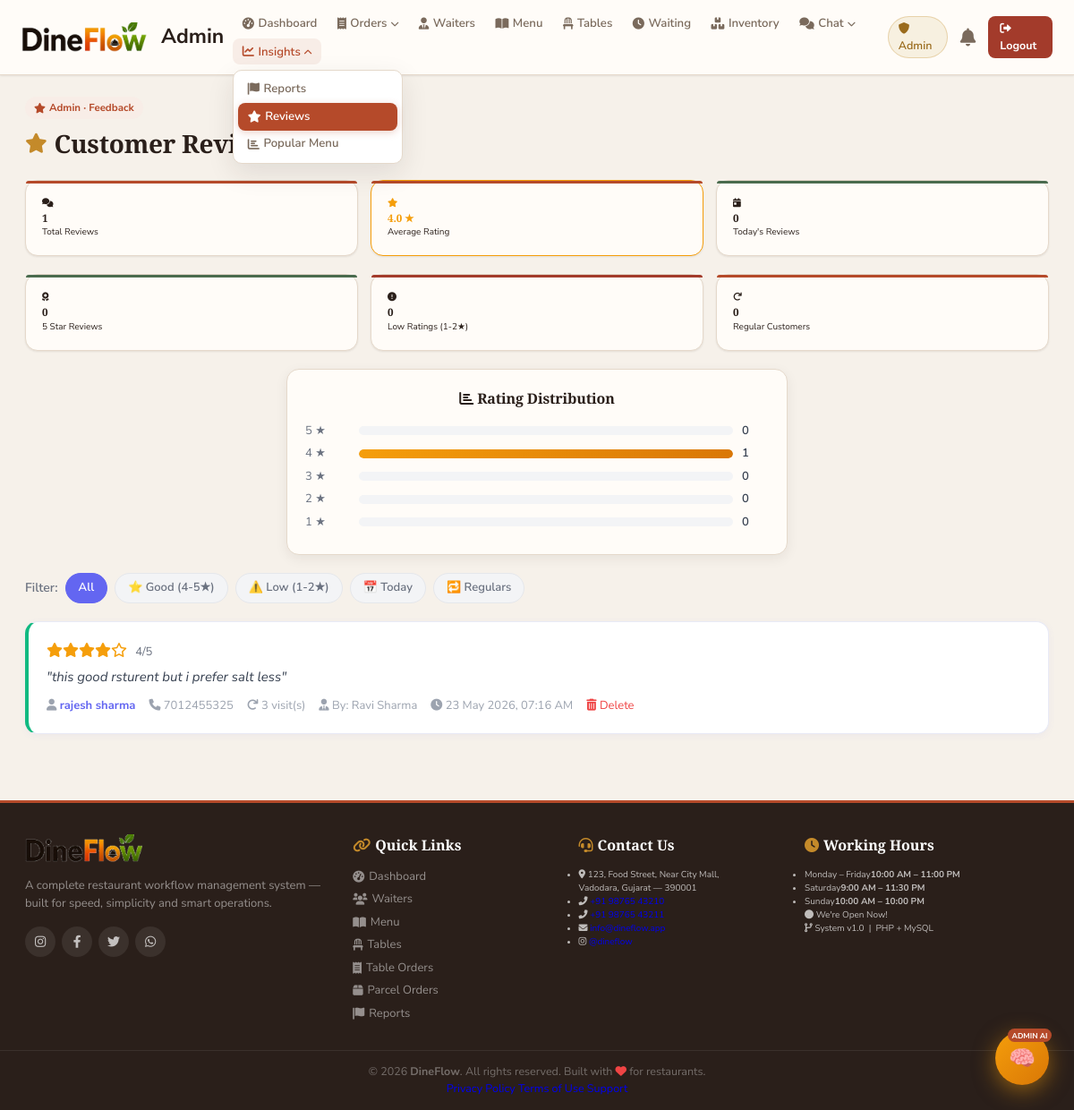
/admin_reviews.php (signed in), run on the app's committed database.
### tables this page shows
CREATE TABLE `customer_reviews` (
  `id` int(10) NOT NULL,
  `customer_name` varchar(100) NOT NULL,
  `mobile` varchar(15) NOT NULL,
  `visit_count` int(5) DEFAULT 1,
  `rating` tinyint(1) DEFAULT 5,
  `review` text NOT NULL,
  `waiter_id` int(10) NOT NULL,
  `waiter_name` varchar(50) NOT NULL,
  `added_at` timestamp NULL DEFAULT current_timestamp()
);

### admin_reviews.php (the view, shortened to what this page needs)
<?php
include 'config.php';
$total_reviews = mysqli_fetch_assoc(mysqli_query($conn,"SELECT COUNT(*) as c FROM `customer_reviews`"))['c'];
$avg_rating    = mysqli_fetch_assoc(mysqli_query($conn,"SELECT ROUND(AVG(rating),1) as a FROM `customer_reviews`"))['a'] ?? 0;
$five_star     = mysqli_fetch_assoc(mysqli_query($conn,"SELECT COUNT(*) as c FROM `customer_reviews` WHERE rating=5"))['c'];
$low_rating    = mysqli_fetch_assoc(mysqli_query($conn,"SELECT COUNT(*) as c FROM `customer_reviews` WHERE rating<=2"))['c'];
$today_reviews = mysqli_fetch_assoc(mysqli_query($conn,"SELECT COUNT(*) as c FROM `customer_reviews` WHERE DATE(added_at)=CURDATE()"))['c'];
$regulars      = mysqli_fetch_assoc(mysqli_query($conn,"SELECT COUNT(*) as c FROM `customer_reviews` WHERE visit_count>=5"))['c'];
$dist = [];
for($i=1;$i<=5;$i++){
   $dist[$i] = mysqli_fetch_assoc(mysqli_query($conn,"SELECT COUNT(*) as c FROM `customer_reviews` WHERE rating=$i"))['c'];
}
$filter = isset($_GET['filter']) ? $_GET['filter'] : 'all';
$where  = '';
$reviews = mysqli_query($conn,"SELECT * FROM `customer_reviews` $where ORDER BY added_at DESC");
?>
<!DOCTYPE html>
<html lang="en">
<head>
   <link rel="stylesheet" href="https://cdnjs.cloudflare.com/ajax/libs/font-awesome/6.0.0/css/all.min.css">
   <link rel="stylesheet" href="css/style.css">
</head>
<body>
<?php include 'admin_header.php'; ?>
<section>
   <div class="page-head"><span class="page-kicker"><i class="fas fa-star"></i> Admin · Feedback</span><h1><i class="fas fa-star"></i> Customer Reviews</h1></div>
   <div class="bento-grid cols-3">
      <div class="bento-tile"><i class="fas fa-comments"></i><h3><?php echo $total_reviews; ?></h3><p>Total Reviews</p></div>
      <div class="bento-tile" style="border-color:#f59e0b;"><i class="fas fa-star" style="color:#f59e0b;"></i><h3 style="color:#f59e0b;"><?php echo $avg_rating ?: 'N/A'; ?> ★</h3><p>Average Rating</p></div>
      <div class="bento-tile green"><i class="fas fa-calendar-day"></i><h3><?php echo $today_reviews; ?></h3><p>Today's Reviews</p></div>
   </div>
   <div class="bento-grid cols-3">
      <div class="bento-tile green"><i class="fas fa-award"></i><h3><?php echo $five_star; ?></h3><p>5 Star Reviews</p></div>
      <div class="bento-tile red"><i class="fas fa-exclamation-circle"></i><h3><?php echo $low_rating; ?></h3><p>Low Ratings (1-2★)</p></div>
      <div class="bento-tile"><i class="fas fa-redo"></i><h3><?php echo $regulars; ?></h3><p>Regular Customers</p></div>
   </div>
   <?php if($total_reviews > 0): ?>
   <div class="form-container" style="margin-bottom:2rem;padding:2rem;">
      <h3 style="font-size:1.6rem;margin-bottom:1.5rem;"><i class="fas fa-chart-bar"></i> Rating Distribution</h3>
      <?php for($i=5;$i>=1;$i--):
         $pct = $total_reviews > 0 ? ($dist[$i]/$total_reviews*100) : 0;
      ?>
      <div class="dist-bar">
         <span class="label"><?php echo $i; ?> ★</span>
         <div class="bar-wrap"><div class="bar-fill" style="width:<?php echo $pct; ?>%;"></div></div>
         <span class="count"><?php echo $dist[$i]; ?></span>
      </div>
      <?php endfor; ?>
   </div>
   <?php endif; ?>
   <div class="filter-row">
      <span style="font-size:1.4rem;font-weight:600;color:#6b7280;align-self:center;">Filter:</span>
      <a href="?filter=all"     class="<?php echo $filter=='all'    ?'active':''; ?>">All</a>
      <a href="?filter=good"    class="<?php echo $filter=='good'   ?'active':''; ?>">⭐ Good (4-5★)</a>
      <a href="?filter=bad"     class="<?php echo $filter=='bad'    ?'active':''; ?>">⚠️ Low (1-2★)</a>
      <a href="?filter=today"   class="<?php echo $filter=='today'  ?'active':''; ?>">📅 Today</a>
      <a href="?filter=regular" class="<?php echo $filter=='regular'?'active':''; ?>">🔁 Regulars</a>
   </div>
   <?php if(mysqli_num_rows($reviews) == 0): ?>
      <div style="text-align:center;padding:4rem;color:#9ca3af;font-size:1.6rem;">
         <i class="fas fa-star" style="font-size:3.5rem;display:block;margin-bottom:1rem;color:#fde68a;"></i>
         No reviews found.
      </div>
   <?php else: ?>
   <?php while($r = mysqli_fetch_assoc($reviews)):
      $card_class = $r['rating'] >= 4 ? 'good' : ($r['rating'] <= 2 ? 'bad' : '');
   ?>
   <div class="review-card <?php echo $card_class; ?>">
      <div class="stars">
         <?php for($i=1;$i<=5;$i++) echo $i<=$r['rating'] ? '<i class="fas fa-star"></i>' : '<i class="far fa-star"></i>'; ?>
         <span style="font-size:1.3rem;color:#6b7280;margin-left:.5rem;"><?php echo $r['rating']; ?>/5</span>
      </div>
      <div class="review-text">"<?php echo htmlspecialchars($r['review']); ?>"</div>
      <div class="meta">
         <span><i class="fas fa-user"></i> <strong style="color:#6366f1;"><?php echo htmlspecialchars($r['customer_name']); ?></strong></span>
         <?php if($r['mobile']): ?><span><i class="fas fa-phone"></i> <?php echo htmlspecialchars($r['mobile']); ?></span><?php endif; ?>
         <span><i class="fas fa-redo"></i>
            <?php $v=$r['visit_count']; echo $v>=10?'Regular (10+)':$v.' visit(s)'; ?>
         </span>
         <span><i class="fas fa-user-tie"></i> By: <?php echo htmlspecialchars($r['waiter_name']); ?></span>
         <span><i class="fas fa-clock"></i> <?php echo date('d M Y, h:i A', strtotime($r['added_at'])); ?></span>
         <form method="post" style="display:inline;" class="swal-confirm" data-msg="Delete this review?">
            <button type="submit" name="delete_review" style="background:none;color:#ef4444;cursor:pointer;font-size:1.3rem;"><i class="fas fa-trash-alt"></i> Delete</button>
         </form>
      </div>
   </div>
   <?php endwhile; ?>
   <?php endif; ?>
</section>
<?php include 'footer.php'; ?>
</body>
</html>

### css/style.css (style rules this page uses)
:root { --primary: #B54A2A; --primary-dark: #8E361C; --primary-light: #F8EDE7; --primary-mid: #D4785A; --secondary: #C48A2A; --secondary-dark: #9A6B1C; --secondary-light:#F7F0E0; --brand-dark: #2A1F1A; --brand-dark-2: #3D2E26; --success: #4A6B4E; --success-light: #E8F0E9; --danger: #A33B2B; --danger-light: #F8E8E5; --warning: #C48A2A; --warning-light: #F7F0E0; --info: #3D5A6C; --info-light: #E6EEF2; --bg: #F6F1EA; --bg-2: #EFE7DC; --card: #FFFCF8; --border: #E5D9CB; --border-2: #D2C3B0; --text: #2A1F1A; --text-2: #4A3B32; --text-muted: #7A6A5C; --text-light: #A09080; --shadow-sm: 0 1px 2px rgba(42,31,26,0.05), 0 1px 3px rgba(42,31,26,0.04); --shadow-md: 0 4px 14px rgba(42,31,26,0.07); --shadow-lg: 0 10px 30px rgba(42,31,26,0.1); --shadow-hover: 0 12px 28px rgba(181,74,42,0.12); --radius: 10px; --radius-lg: 14px; }
* { font-family: 'Nunito Sans', system-ui, sans-serif; margin: 0; padding: 0; box-sizing: border-box; outline: none; border: none; text-decoration: none; transition: background .15s ease, color .15s ease, border-color .15s ease, box-shadow .15s ease, transform .15s ease; }
html { font-size: 62.5%; overflow-x: hidden; }
body { background: var(--bg); color: var(--text); min-height: 100vh; line-height: 1.5; }
h1, h2, h3, .title, .page-head h1, .zone-head h2, .dash-hero h1, .order-item { font-family: 'Source Serif 4', Georgia, serif; letter-spacing: -0.01em; }
section { padding: 2.4rem 2.8rem; width: 100%; }
.page-head { margin-bottom: 2rem; }
.page-head .page-kicker { display: inline-flex; align-items: center; gap: .4rem; font-size: 1.15rem; font-weight: 700; color: var(--primary); background: var(--primary-light); padding: .35rem 1rem; border-radius: 999px; margin-bottom: .6rem; }
.page-head h1 { font-size: 2.8rem; font-weight: 700; color: var(--text); display: flex; align-items: center; gap: .8rem; margin-bottom: .3rem; }
.page-head h1 i { color: var(--secondary); font-size: 2.2rem; }
.stats-container, .bento-grid { display: grid; gap: 1.4rem; margin-bottom: 2rem; }
.stats-container.cols-3, .bento-grid.cols-3 { grid-template-columns: repeat(3, 1fr); }
.stat-box, .bento-tile { background: var(--card); border: 1px solid var(--border); border-radius: var(--radius-lg); padding: 1.8rem; position: relative; box-shadow: var(--shadow-sm); }
.stat-box::before, .bento-tile::after { content: ''; position: absolute; top: 0; left: 0; right: 0; height: 3px; background: var(--primary); border-radius: var(--radius-lg) var(--radius-lg) 0 0; }
.stat-box.green::before, .bento-tile.green::after { background: var(--success); }
.stat-box.red::before, .bento-tile.red::after { background: var(--danger); }
.form-container { max-width: 56rem; margin: 0 auto; background: var(--card); border: 1px solid var(--border); border-radius: var(--radius-lg); padding: 2.6rem; box-shadow: var(--shadow-md); }
.form-container h3 { font-family: 'Source Serif 4', serif; font-size: 2.2rem; margin-bottom: 1.8rem; text-align: center; }

### admin_reviews.php (style rules this page uses)
.review-card { background:#fff;border:1.5px solid #e8eaf6;border-radius:1.4rem;padding:2rem;margin-bottom:1.5rem;box-shadow:0 2px 8px rgba(99,102,241,0.06); }
.review-card.good { border-left:4px solid #10b981; }
.stars { color:#f59e0b;font-size:1.6rem;margin-bottom:.5rem; }
.review-text { font-size:1.5rem;color:#374151;line-height:1.7;margin-bottom:1rem;font-style:italic; }
.meta { font-size:1.3rem;color:#9ca3af;display:flex;gap:1.5rem;flex-wrap:wrap;align-items:center; }
.filter-row { display:flex;gap:.8rem;flex-wrap:wrap;margin-bottom:2rem; }
.filter-row a { padding:.6rem 1.4rem;border-radius:2rem;font-size:1.3rem;font-weight:600;background:#f3f4f6;color:#6b7280;border:1.5px solid #e5e7eb; }
.filter-row a.active { background:#6366f1;color:#fff;border-color:#6366f1; }
.dist-bar { display:flex;align-items:center;gap:1rem;margin-bottom:.6rem; }
.dist-bar .label { font-size:1.3rem;color:#6b7280;min-width:5rem; }
.dist-bar .bar-wrap { flex:1;background:#f3f4f6;border-radius:2rem;height:1rem;overflow:hidden; }
.dist-bar .bar-fill { height:100%;background:linear-gradient(135deg,#f59e0b,#d97706);border-radius:2rem; }
.dist-bar .count { font-size:1.3rem;color:#374151;min-width:3rem;font-weight:600; }

### data on the page
customer_reviews: rating "4", review "this good rsturent but i prefer salt less", customer_name "rajesh sharma", mobile "7012455325", visit_count "3", waiter_name "Ravi Sharma", added_at "23 May 2026, 07:16 AM"

### other printed values
$_SESSION['admin_name'] "Admin"
$total_reviews "1"
$avg_rating ?: 'N/A' "4.0"
$today_reviews "0"
$five_star "0"
$low_rating "0"
$regulars "0"
$dist[$i] "0"
$dist[$i] "1"
